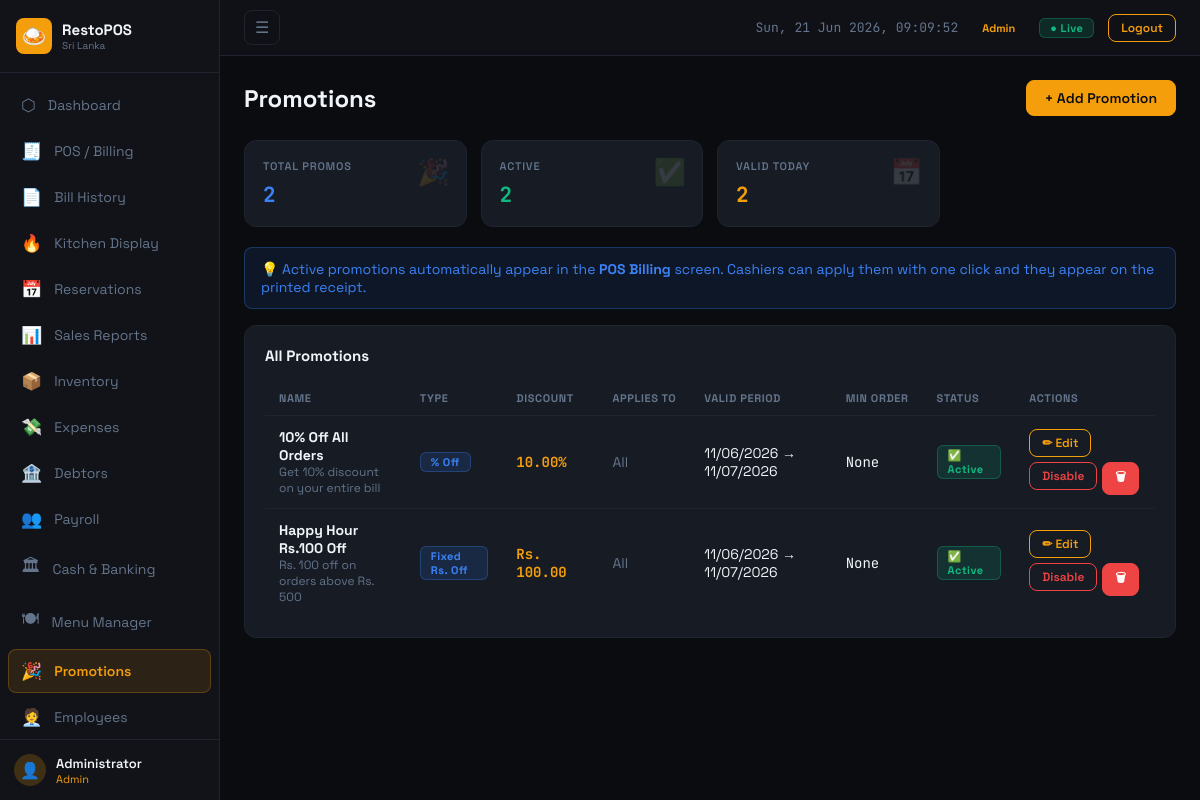
/modules/promotions.php (signed in), run on the app's committed database.
### tables this page shows
CREATE TABLE promotions (
    id INT AUTO_INCREMENT PRIMARY KEY,
    name VARCHAR(150) NOT NULL,
    description TEXT,
    promo_type ENUM('percent_off','fixed_off','buy_x_get_y') NOT NULL DEFAULT 'percent_off',
    discount_value DECIMAL(10,2) DEFAULT 0,
    buy_qty INT DEFAULT 1,
    get_qty INT DEFAULT 1,
    applies_to ENUM('all','category','item') DEFAULT 'all',
    applies_id INT DEFAULT NULL,
    min_order_amount DECIMAL(10,2) DEFAULT 0,
    valid_from DATE,
    valid_to DATE,
    active TINYINT(1) DEFAULT 1,
    created_at TIMESTAMP DEFAULT CURRENT_TIMESTAMP
);

### modules/promotions.php (the view, shortened to what this page needs)
<?php
$db = getDB();
$db->exec("CREATE TABLE IF NOT EXISTS promotions (
    id INT AUTO_INCREMENT PRIMARY KEY,
    name VARCHAR(150) NOT NULL,
    description TEXT,
    promo_type ENUM('percent_off','fixed_off','buy_x_get_y','free_item') NOT NULL DEFAULT 'percent_off',
    discount_value DECIMAL(10,2) DEFAULT 0,
    buy_qty INT DEFAULT 1,
    get_qty INT DEFAULT 1,
    applies_to ENUM('all','category','item') DEFAULT 'all',
    applies_id INT DEFAULT NULL,
    min_order_amount DECIMAL(10,2) DEFAULT 0,
    valid_from DATE,
    valid_to DATE,
    active TINYINT(1) DEFAULT 1,
    created_at TIMESTAMP DEFAULT CURRENT_TIMESTAMP
)");
$db->exec("CREATE TABLE IF NOT EXISTS bill_promotions (
    id INT AUTO_INCREMENT PRIMARY KEY,
    bill_id INT NOT NULL,
    promo_id INT NOT NULL,
    promo_name VARCHAR(150),
    discount_amt DECIMAL(10,2) DEFAULT 0
)");
$promos = $db->query("SELECT * FROM promotions ORDER BY active DESC, created_at DESC")->fetchAll();
$typeLabels = [
    'percent_off' => '% Off',
    'fixed_off'   => 'Fixed Rs. Off',
    'buy_x_get_y' => 'Buy X Get Y',
    'free_item'   => 'Free Item',
];
include '../includes/header.php';
?>
<div class="page-header">
  <div class="page-title">Promotions</div>
  <button class="btn" onclick="openModal('modalAddPromo')">+ Add Promotion</button>
</div>
<div class="stats-grid mb-20">
  <div class="stat-card"><span class="stat-icon">🎉</span><div class="stat-label">Total Promos</div><div class="stat-value text-blue"><?=count($promos)?></div></div>
  <div class="stat-card"><span class="stat-icon">✅</span><div class="stat-label">Active</div><div class="stat-value text-green"><?=count(array_filter($promos,fn($p)=>$p['active']))?></div></div>
  <div class="stat-card"><span class="stat-icon">📅</span><div class="stat-label">Valid Today</div><div class="stat-value text-accent"><?=count(array_filter($promos,fn($p)=>$p['active']&&(!$p['valid_from']||$p['valid_from']<=date('Y-m-d'))&&(!$p['valid_to']||$p['valid_to']>=date('Y-m-d'))))?></div></div>
</div>
<div class="alert alert-info mb-16">
  💡 Active promotions automatically appear in the <strong>POS Billing</strong> screen. Cashiers can apply them with one click and they appear on the printed receipt.
</div>
<div class="card">
  <div class="card-title">All Promotions</div>
  <div class="table-wrap">
    <table class="data-table">
      <thead>
        <tr><th>Name</th><th>Type</th><th>Discount</th><th>Applies To</th><th>Valid Period</th><th>Min Order</th><th>Status</th><th>Actions</th></tr>
      </thead>
      <tbody>
      <?php foreach ($promos as $p):
        $isValid = $p['active']
          && (!$p['valid_from'] || $p['valid_from'] <= date('Y-m-d'))
          && (!$p['valid_to']   || $p['valid_to']   >= date('Y-m-d'));
      ?>
        <tr>
          <td>
            <div class="fw-700"><?=htmlspecialchars($p['name'])?></div>
            <div class="fs-12 text-muted"><?=htmlspecialchars($p['description']??'')?></div>
          </td>
          <td><span class="badge badge-blue"><?=$typeLabels[$p['promo_type']]??$p['promo_type']?></span></td>
          <td class="mono text-accent fw-700">
            <?php if ($p['promo_type']==='percent_off'): ?><?=$p['discount_value']?>%
            <?php elseif ($p['promo_type']==='fixed_off'): ?>Rs. <?=number_format($p['discount_value'],2)?>
            <?php elseif ($p['promo_type']==='buy_x_get_y'): ?>Buy <?=$p['buy_qty']?> Get <?=$p['get_qty']?>
            <?php else: ?>Free Item<?php endif; ?>
          </td>
          <td class="fs-12 text-muted"><?=ucfirst($p['applies_to'])?></td>
          <td class="fs-12">
            <?=$p['valid_from']?date('d/m/Y',strtotime($p['valid_from'])):'Any'?>
            <?=$p['valid_to']?' → '.date('d/m/Y',strtotime($p['valid_to'])):'→ Any'?>
          </td>
          <td class="mono fs-12"><?=$p['min_order_amount']>0?fmt($p['min_order_amount']):'None'?></td>
          <td>
            <?php if ($isValid): ?>
              <span class="badge badge-green">✅ Active</span>
            <?php elseif ($p['active']): ?>
              <span class="badge badge-accent">⏰ Scheduled</span>
            <?php else: ?>
              <span class="badge badge-red">Inactive</span>
            <?php endif; ?>
          </td>
          <td>
            <div style="display:flex;gap:5px;flex-wrap:wrap">
              <button class="btn btn-sm btn-outline"
                data-id="<?=$p['id']?>"
                data-name="<?=htmlspecialchars($p['name'],ENT_QUOTES)?>"
                data-desc="<?=htmlspecialchars($p['description']??'',ENT_QUOTES)?>"
                data-type="<?=$p['promo_type']?>"
                data-val="<?=$p['discount_value']?>"
                data-bqty="<?=$p['buy_qty']?>"
                data-gqty="<?=$p['get_qty']?>"
                data-applies="<?=$p['applies_to']?>"
                data-appid="<?=$p['applies_id']??''?>"
                data-minamt="<?=$p['min_order_amount']?>"
                data-from="<?=$p['valid_from']??''?>"
                data-to="<?=$p['valid_to']??''?>"
                onclick="editPromo(this)">✏ Edit</button>
              <form method="POST" style="display:inline">
                <button class="btn btn-sm <?=$p['active']?'btn-outline-red':'btn-outline-green'?>"><?=$p['active']?'Disable':'Enable'?></button>
              </form>
              <form method="POST" style="display:inline" onsubmit="return confirm('Delete this promotion?')">
                <button class="btn btn-sm btn-red">🗑</button>
              </form>
            </div>
          </td>
        </tr>
      <?php endforeach; ?>
      </tbody>
    </table>
  </div>
</div>
<?php include '../includes/footer.php'; ?>

### assets/css/style.css (style rules this page uses)
:root { --bg: #0a0c10; --surface: #111318; --card: #161b24; --border: #1e2530; --accent: #f59e0b; --accent2: #92400e; --green: #10b981; --red: #ef4444; --blue: #3b82f6; --purple: #8b5cf6; --text: #f1f5f9; --muted: #64748b; --sidebar-w:220px; }
*,*::before,*::after { box-sizing:border-box; margin:0; padding:0; }
html { font-size:15px; }
body { font-family:'Space Grotesk',sans-serif; background:var(--bg); color:var(--text); min-height:100vh; }
button,input,select,textarea { font-family:inherit; }
.page-header { display:flex; justify-content:space-between; align-items:center; margin-bottom:24px; flex-wrap:wrap; gap:12px; }
.page-title { font-size:24px; font-weight:700; }
.card { background:var(--card); border:1px solid var(--border); border-radius:12px; padding:20px; }
.card-title { font-weight:700; font-size:15px; margin-bottom:16px; }
.stats-grid { display:grid; grid-template-columns:repeat(auto-fill,minmax(190px,1fr)); gap:14px; margin-bottom:20px; }
.stat-card { background:var(--card); border:1px solid var(--border); border-radius:12px; padding:18px; position:relative; overflow:hidden; }
.stat-icon { position:absolute; top:14px; right:16px; font-size:26px; opacity:.14; }
.stat-label { font-size:11px; color:var(--muted); font-weight:600; letter-spacing:.8px; text-transform:uppercase; margin-bottom:8px; }
.stat-value { font-size:21px; font-weight:700; font-family:'JetBrains Mono',monospace; }
.btn { display:inline-flex; align-items:center; gap:6px; padding:8px 18px; border-radius:8px; font-size:14px; font-weight:600; border:1px solid var(--accent); background:var(--accent); color:#0a0c10; cursor:pointer; transition:all .15s; white-space:nowrap; }
.btn-sm { padding:5px 12px; font-size:12px; }
.btn-outline { background:transparent; color:var(--accent); }
.btn-red { background:var(--red); border-color:var(--red); color:#fff; }
.btn-outline-red { background:transparent; border-color:var(--red); color:var(--red); }
.badge { display:inline-block; padding:2px 10px; border-radius:6px; font-size:11px; font-weight:700; letter-spacing:.4px; }
.badge-green { background:rgba(16,185,129,.15); color:var(--green); border:1px solid rgba(16,185,129,.3); }
.badge-blue { background:rgba(59,130,246,.15); color:var(--blue); border:1px solid rgba(59,130,246,.3); }
.table-wrap { overflow-x:auto; }
table.data-table { width:100%; border-collapse:collapse; }
table.data-table th { padding:10px 14px; text-align:left; font-size:11px; color:var(--muted); font-weight:700; text-transform:uppercase; letter-spacing:.6px; border-bottom:1px solid var(--border); white-space:nowrap; }
table.data-table td { padding:12px 14px; border-bottom:1px solid var(--border); font-size:14px; vertical-align:middle; }
table.data-table tr:last-child td { border-bottom:none; }
.mono { font-family:'JetBrains Mono',monospace; }
.text-green { color:var(--green); }
.text-accent { color:var(--accent); }
.text-muted { color:var(--muted); }
.text-blue { color:var(--blue); }
.alert { padding:12px 16px; border-radius:8px; font-size:14px; margin-bottom:16px; }
.alert-info { background:rgba(59,130,246,.1); border:1px solid rgba(59,130,246,.3); color:var(--blue); }
.mb-16 { margin-bottom:16px; }
.mb-20 { margin-bottom:20px; }
.fw-700 { font-weight:700; }
.fs-12 { font-size:12px; }

### data on the page
promotions: name "10% Off All Orders", description "Get 10% discount on your entire bill", promo_type "% Off", discount_value "10.00", applies_to "All", valid_from "11/06/2026", valid_to "11/07/2026", min_order_amount "None", active "✅ Active"
promotions: name "Happy Hour Rs.100 Off", description "Rs. 100 off on orders above Rs. 500", promo_type "Fixed Rs. Off", discount_value "100.00", applies_to "All", valid_from "11/06/2026", valid_to "11/07/2026", min_order_amount "None", active "✅ Active"

### other printed values
$nav['icon'] "⬡"
$nav['label'] "Dashboard"
$nav['icon'] "🧾"
$nav['label'] "POS / Billing"
$nav['icon'] "📄"
$nav['label'] "Bill History"
$nav['icon'] "🔥"
$nav['label'] "Kitchen Display"
$nav['icon'] "📅"
$nav['label'] "Reservations"
$nav['icon'] "📊"
$nav['label'] "Sales Reports"
$nav['icon'] "📦"
$nav['label'] "Inventory"
$nav['icon'] "💸"
